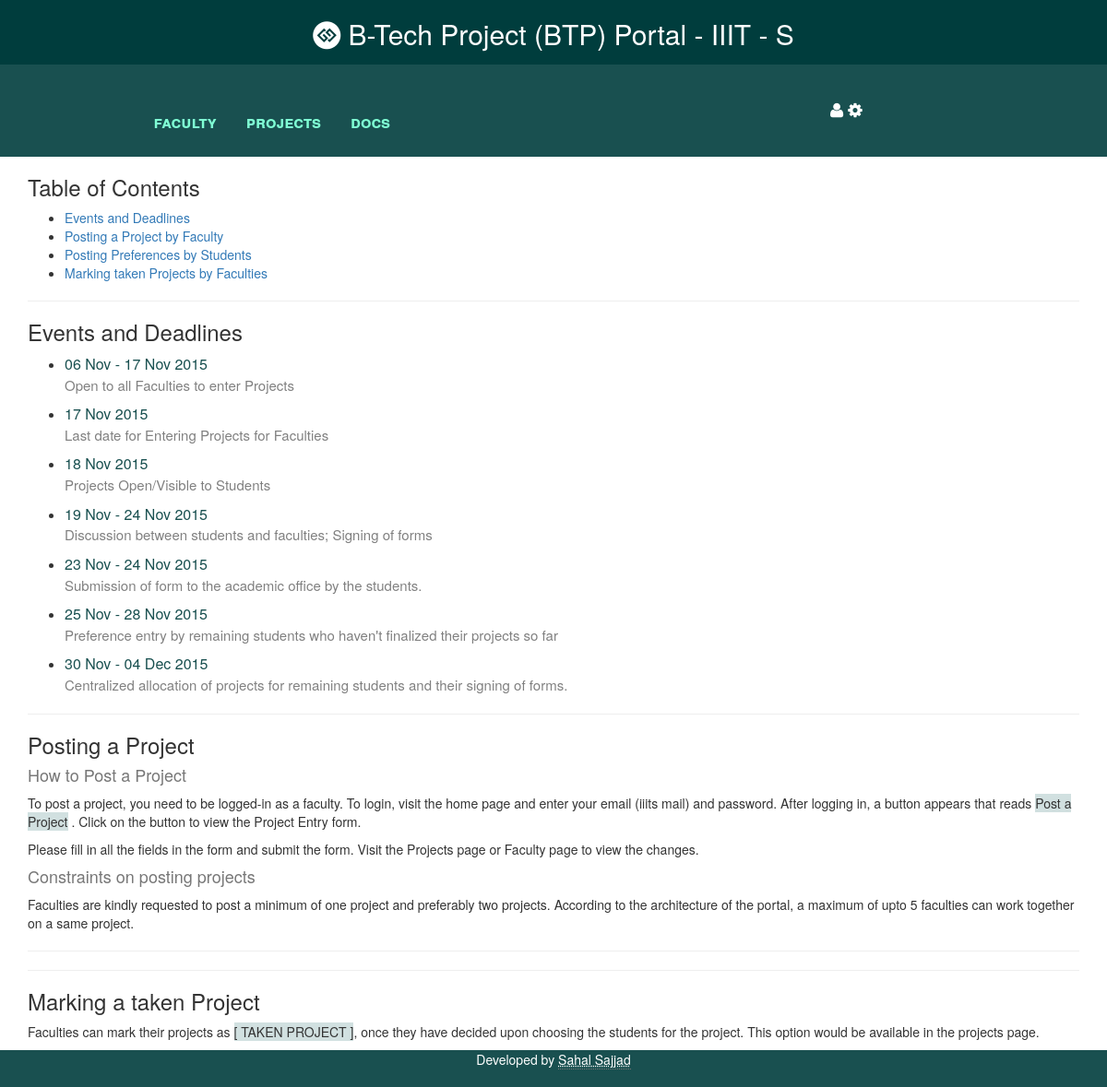
Screenshot of /docs/ (signed in) with the database file from the repository.
### btp/models.py (models this page shows, shortened)
class Event(models.Model):
	identifier = models.CharField(max_length=20)
	event = models.CharField(max_length=250)
	description = models.TextField()
	startdate= models.DateField()
	enddate= models.DateField()

### btp/views.py (the view)
# urls.py: url(r'docs/$', DocPageView.as_view(), name='docs'),
class DocPageView(FormView):
	'''
	Documentation Page
	'''
	template_name='doc.html'
	form_class = AuthenticationForm
	def get_context_data(self, **kwargs):
        	context = super(DocPageView, self).get_context_data(**kwargs)
		context = { 'title':'Documentation | BTP @ IIITS', 'main_header':'B-Tech Project (BTP) Portal - IIIT - S', 'sub_header':'Documentation' }
		context['nav_list'] = ['faculty','projects','docs']
		context['nav_list_len'] = 3
		context['form'] = AuthenticationForm
		events = Event.objects.all()
		settings.DATE_FORMAT = '%d %b %Y'
		context['events']=events
		return context
	def form_valid(self, form):
    		redirect_to = settings.LOGIN_REDIRECT_URL
        	auth_login(self.request, form.get_user())
        	if self.request.session.test_cookie_worked():
           		self.request.session.delete_test_cookie()
        	return HttpResponseRedirect(redirect_to)
	def form_invalid(self,form):
		return self.render_to_response(self.get_context_data(form=form))

### btp/templates/doc.html (shortened to what this page needs)
{% load staticfiles %}
{% load humanize %}
<html>
<head>
	<link rel="stylesheet" type="text/css" href="{% static 'btp/css/bootstrap.min.css' %}">
	<link rel="stylesheet" type="text/css" href="{% static 'btp/css/style.css' %}">
	<link rel="stylesheet" type="text/css" href="{% static 'btp/css/font-awesome.min.css' %}">
</head>
<body>
	{% include "nav.html" %}
	<div class="container content-wrapper">
		<h3>Table of Contents</h3>
		<ul>
			<li><a href="#doc-events">Events and Deadlines</a></li>
			<li><a href="#doc-post-project">Posting a Project by Faculty </a></li>
			<li><a href="#doc-post-preference">Posting Preferences by Students </a></li>
			<li><a href="#doc-mark-taken">Marking taken Projects by Faculties </a></li>
		</ul>
		<hr>
		<div id="doc-events">
			<h3>Events and Deadlines</h3>
			<ul>
				{% for event in events %}
					<li><span class="event-date">
						{% if event.startdate != event.enddate %}
						{{ event.startdate | date:'d M' }} -
						{% endif %}
						{{ event.enddate | date:'d M Y' }}
						</span>
						<p class="event-title">{{ event.event}}</p>
					</li>
				{% endfor %}
			</ul>
		</div>
		<hr>
		<div id="doc-post-project">
			<h3>Posting a Project</h3>
			<h4 class="text-muted">How to Post a Project</h4>
			<p>To post a project, you need to be logged-in as a faculty. To login, visit the home page and enter your email (iiits mail) and password. After logging in, a button appears that reads <span class="highlight-grey">Post a Project</span> . Click on the button to view the Project Entry form.
			</p>
			<p>
				Please fill in all the fields in the form and submit the form. Visit the Projects page or Faculty page to view the changes.
			</p>
			<h4 class="text-muted">Constraints on posting projects</h4>
			<p>
			Faculties are kindly requested to post a minimum of one project and preferably two projects.
			According to the architecture of the portal, a maximum of upto 5 faculties can work together on a same project.
			</p>
		</div>
		<hr>
		<hr>
		<div id="doc-mark-taken">
		<h3>Marking a taken Project</h3>
		<p>
		Faculties can mark their projects as <span class="highlight-grey">[ TAKEN PROJECT ]</span>, once they have decided upon choosing the students for the project. This option would be available in the projects page.
		</p>
		</div>
	</div>
	<div id="footer">
		<center>Developed by <abbr title="A project of NSA, IIITS">Sahal Sajjad</abbr></center>
	</div>
</body>
</html>

### btp/static/btp/css/style.css (style rules this page uses)
.content-wrapper { min-height:70vh; }
.event-date { font-size: 16px; color:#195050; }
.event-title { font-size:15px; color:grey; }
.highlight-grey { background:#D1E0E0; }
#footer { min-height: 40px; background:#195050; color:white; }

### rows the page displays
Event: startdate "06 Nov", enddate "17 Nov 2015", event "Open to all Faculties to enter Projects"
Event: enddate "17 Nov 2015", event "Last date for Entering Projects for Faculties"
Event: enddate "18 Nov 2015", event "Projects Open/Visible to Students"
Event: startdate "19 Nov", enddate "24 Nov 2015", event "Discussion between students and faculties; Signing of forms"
Event: startdate "23 Nov", enddate "24 Nov 2015", event "Submission of form to the academic office by the students."
Event: startdate "25 Nov", enddate "28 Nov 2015", event "Preference entry by remaining students who haven't finalized their projects so far"
Event: startdate "30 Nov", enddate "04 Dec 2015", event "Centralized allocation of projects for remaining students and their signing of forms."

### other values shown
{{ main_header }} "B-Tech Project (BTP) Portal - IIIT - S"
{{ nav }} "faculty" "projects" "docs"
